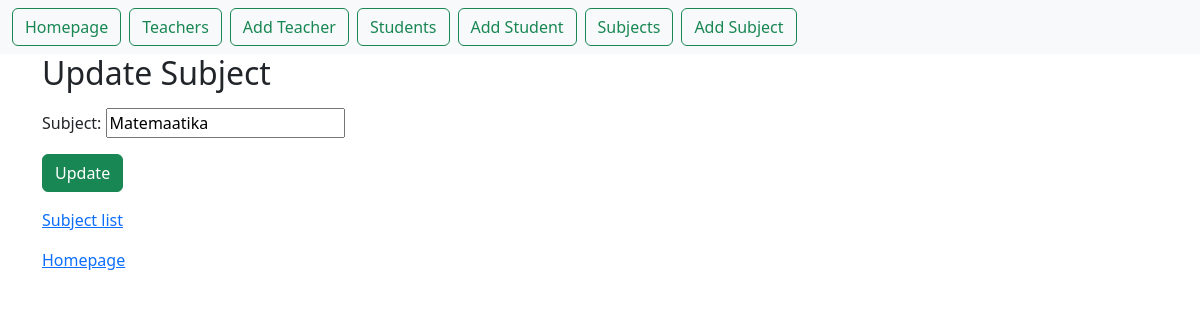
The page /first_app/subject_update/1 on the database as committed earlier.
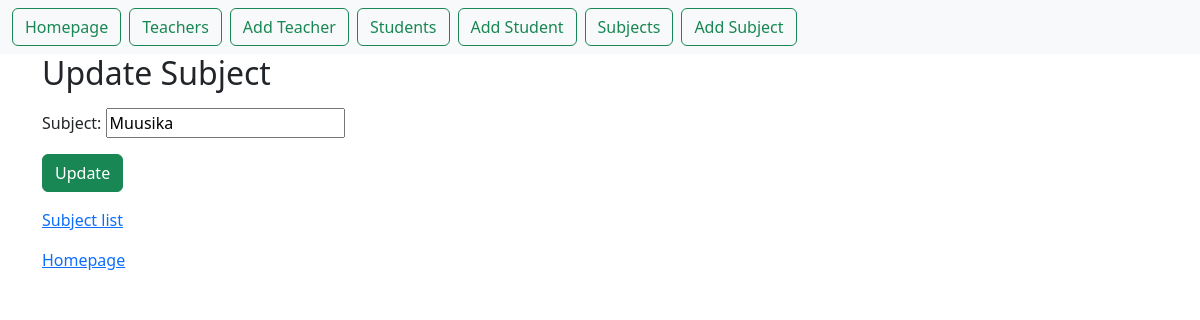
The same page on the database as committed later.
### first_app/models.py (models this page shows, shortened)
class Subject(models.Model): # et tabel oleks admin lehel nätav, selleks vt ka admin.py ja tee migrationid
    subject = models.CharField(max_length=50)

### first_app/views.py (the view)
# urls.py: path("subject_update/<int:pk>", views.SubjectUpdateViev.as_view(), name="subject_update"),
class SubjectUpdateViev(UpdateView):
    template_name = "first_app/subject_update.html"
    model = Subject
    fields = ["subject"]
    success_url = reverse_lazy("first_app:subject_list")

### first_app/templates/first_app/subject_update.html (shortened to what this page needs)
{% extends "base.html" %}
{% block content %}
    <h2>Update Subject</h2>
    <form method="post">
        {{ form.as_p }}
    <input type="submit" value="Update" class="btn btn-success">
    </form>
        <p><a href="{% url "first_app:subject_list" %}">Subject list</a></p>
        <p><a href="{% url "first_app:home" %}">Homepage</a></p>
{% endblock %}

Rows that differ between the two databases and show on the page:
changed Subject: subject "Matemaatika" → "Muusika"
